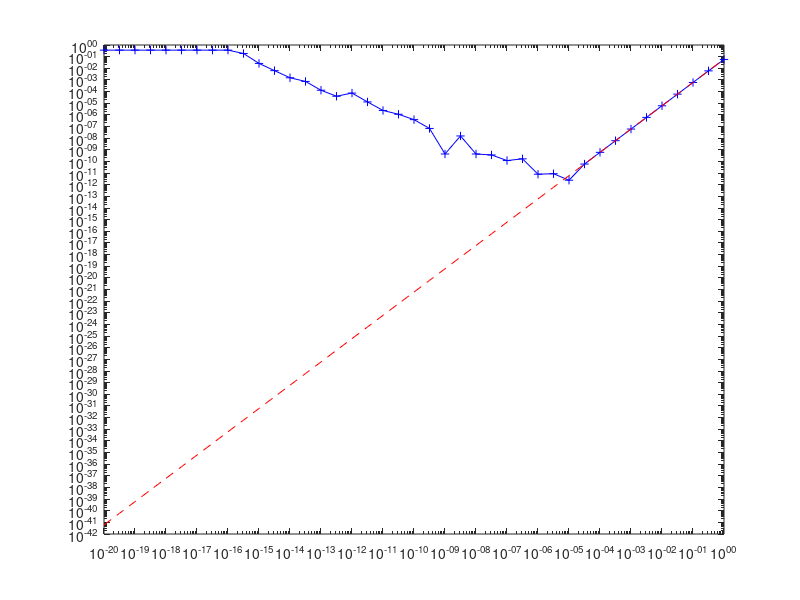

Write the MATLAB code that produced this figure.
x_0 = 1.2;

is = -20:0.5:0;
hs = 10.^is;

exact = cos(x_0);
approx = (sin(x_0 + hs) - sin(x_0 - hs)) ./ (2*hs);
expected_err = -(1/6) .* hs.^2 .* -cos(x_0);

loglog(hs, abs(exact - approx), 'b-+');
hold on;
loglog(hs, expected_err, 'r--');